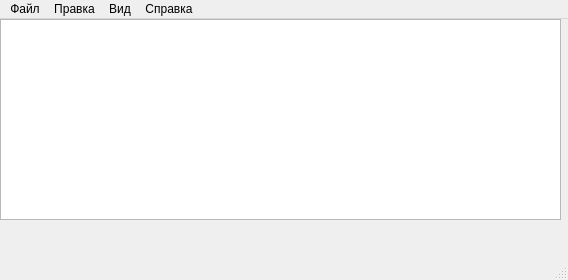
<?xml version="1.0" encoding="UTF-8"?>
<ui version="4.0">
 <class>TextEditor</class>
 <widget class="QMainWindow" name="TextEditor">
  <property name="geometry">
   <rect>
    <x>0</x>
    <y>0</y>
    <width>568</width>
    <height>280</height>
   </rect>
  </property>
  <property name="windowTitle">
   <string>TextEditor</string>
  </property>
  <widget class="QWidget" name="centralwidget">
   <widget class="QTextEdit" name="textEdit">
    <property name="geometry">
     <rect>
      <x>0</x>
      <y>0</y>
      <width>561</width>
      <height>201</height>
     </rect>
    </property>
   </widget>
  </widget>
  <widget class="QMenuBar" name="menubar">
   <property name="geometry">
    <rect>
     <x>0</x>
     <y>0</y>
     <width>568</width>
     <height>21</height>
    </rect>
   </property>
   <widget class="QMenu" name="menu">
    <property name="title">
     <string>Файл</string>
    </property>
    <addaction name="actionOpen"/>
    <addaction name="actionSave"/>
    <addaction name="actionSaveAs"/>
    <addaction name="actionNew"/>
    <addaction name="separator"/>
    <addaction name="actionClose"/>
    <addaction name="separator"/>
    <addaction name="actionExit"/>
   </widget>
   <widget class="QMenu" name="menu_2">
    <property name="title">
     <string>Вид</string>
    </property>
    <addaction name="actionSelectFont"/>
   </widget>
   <widget class="QMenu" name="menu_3">
    <property name="title">
     <string>Справка</string>
    </property>
    <addaction name="actionAbout"/>
    <addaction name="actionAboutQt"/>
   </widget>
   <widget class="QMenu" name="menu_4">
    <property name="title">
     <string>Правка</string>
    </property>
    <addaction name="actionCut"/>
    <addaction name="actionCopy"/>
    <addaction name="actionPaste"/>
    <addaction name="actionUndo"/>
    <addaction name="actionRedo"/>
   </widget>
   <addaction name="menu"/>
   <addaction name="menu_4"/>
   <addaction name="menu_2"/>
   <addaction name="menu_3"/>
  </widget>
  <widget class="QStatusBar" name="statusbar"/>
  <action name="actionNew">
   <property name="icon">
    <iconset>
     <normaloff>tables/t1_1.png</normaloff>tables/t1_1.png</iconset>
   </property>
   <property name="text">
    <string>Создать</string>
   </property>
   <property name="toolTip">
    <string>Создать новый документ</string>
   </property>
   <property name="shortcut">
    <string>Ctrl+N</string>
   </property>
  </action>
  <action name="actionClose">
   <property name="text">
    <string>Закрыть</string>
   </property>
   <property name="toolTip">
    <string>Закрыть текущее окно</string>
   </property>
   <property name="shortcut">
    <string>Ctrl+W</string>
   </property>
  </action>
  <action name="actionExit">
   <property name="text">
    <string>Выход</string>
   </property>
   <property name="toolTip">
    <string>Закрыть приложение</string>
   </property>
  </action>
  <action name="actionSelectFont">
   <property name="text">
    <string>Select Font</string>
   </property>
   <property name="toolTip">
    <string>Select the display font</string>
   </property>
  </action>
  <action name="actionAbout">
   <property name="text">
    <string>About</string>
   </property>
  </action>
  <action name="actionAboutQt">
   <property name="text">
    <string>About Qt</string>
   </property>
  </action>
  <action name="actionCut">
   <property name="icon">
    <iconset>
     <normaloff>tables/t4_1.png</normaloff>tables/t4_1.png</iconset>
   </property>
   <property name="text">
    <string>Cut</string>
   </property>
   <property name="toolTip">
    <string>	Cut</string>
   </property>
   <property name="shortcut">
    <string>Ctrl+X</string>
   </property>
  </action>
  <action name="actionCopy">
   <property name="icon">
    <iconset>
     <normaloff>tables/t4_2.png</normaloff>tables/t4_2.png</iconset>
   </property>
   <property name="text">
    <string>Copy</string>
   </property>
   <property name="toolTip">
    <string>Copy</string>
   </property>
   <property name="shortcut">
    <string>Ctrl+C</string>
   </property>
  </action>
  <action name="actionPaste">
   <property name="icon">
    <iconset>
     <normaloff>tables/t4_3.png</normaloff>tables/t4_3.png</iconset>
   </property>
   <property name="text">
    <string>Paste</string>
   </property>
   <property name="toolTip">
    <string>Paste</string>
   </property>
   <property name="shortcut">
    <string>Ctrl+V</string>
   </property>
  </action>
  <action name="actionUndo">
   <property name="text">
    <string>Undo</string>
   </property>
   <property name="toolTip">
    <string>Undo the last action</string>
   </property>
   <property name="shortcut">
    <string>Ctrl+Z</string>
   </property>
  </action>
  <action name="actionRedo">
   <property name="text">
    <string>Redo</string>
   </property>
   <property name="toolTip">
    <string>Redo the last action</string>
   </property>
   <property name="shortcut">
    <string>Ctrl+Y</string>
   </property>
  </action>
  <action name="actionOpen">
   <property name="icon">
    <iconset>
     <normaloff>tables/t6.png</normaloff>tables/t6.png</iconset>
   </property>
   <property name="text">
    <string>Открыть</string>
   </property>
   <property name="toolTip">
    <string>Open a document</string>
   </property>
   <property name="shortcut">
    <string>Ctrl+O</string>
   </property>
  </action>
  <action name="actionSave">
   <property name="icon">
    <iconset>
     <normaloff>tables/t_7.png</normaloff>tables/t_7.png</iconset>
   </property>
   <property name="text">
    <string>Save</string>
   </property>
   <property name="toolTip">
    <string>Save document</string>
   </property>
   <property name="shortcut">
    <string>Ctrl+S</string>
   </property>
  </action>
  <action name="actionSaveAs">
   <property name="icon">
    <iconset>
     <normaloff>tables/t_7.png</normaloff>tables/t_7.png</iconset>
   </property>
   <property name="text">
    <string>Save as</string>
   </property>
   <property name="toolTip">
    <string>Save document as</string>
   </property>
   <property name="shortcut">
    <string>Ctrl+Shift+S</string>
   </property>
  </action>
 </widget>
 <resources/>
 <connections/>
</ui>
